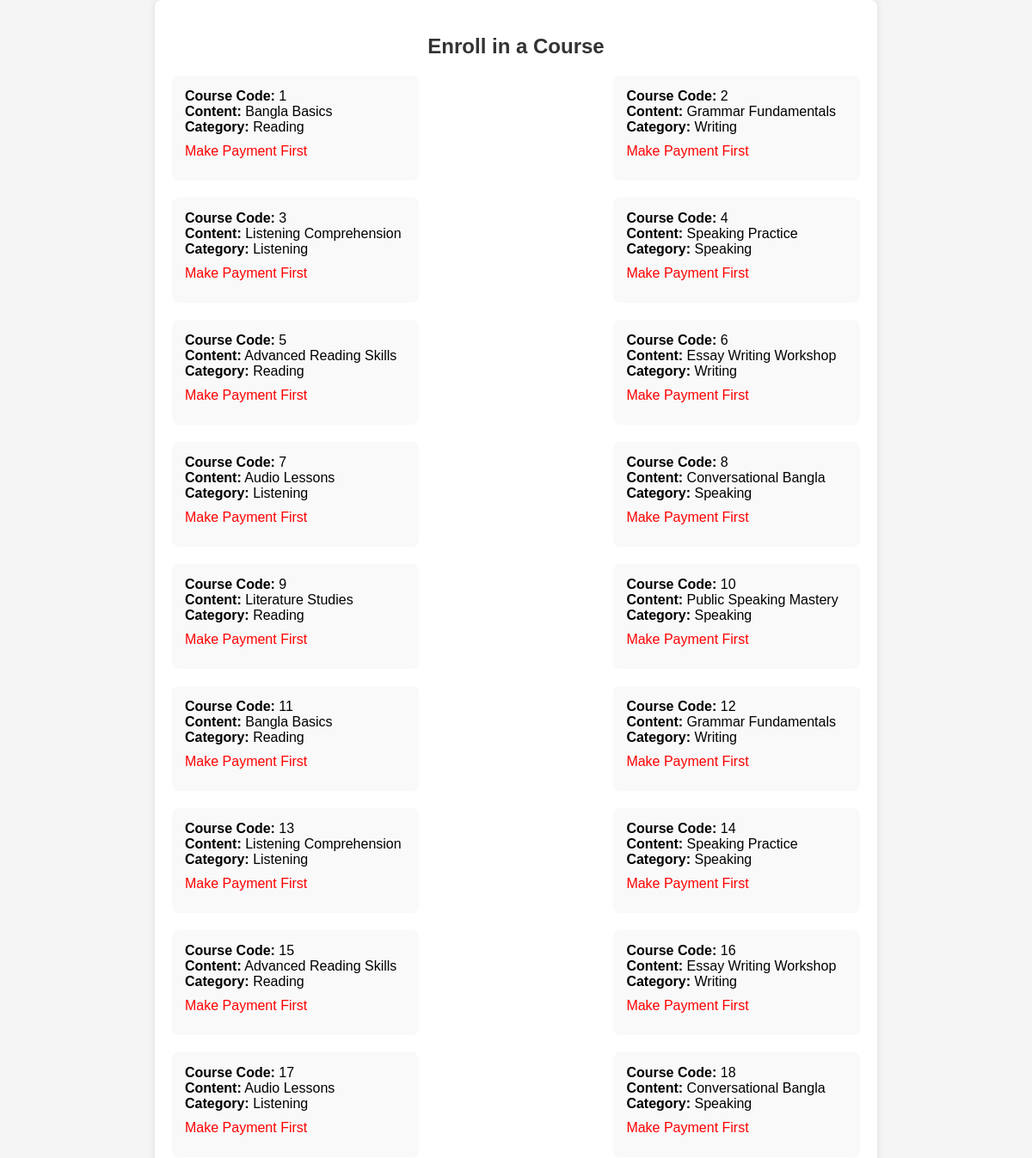
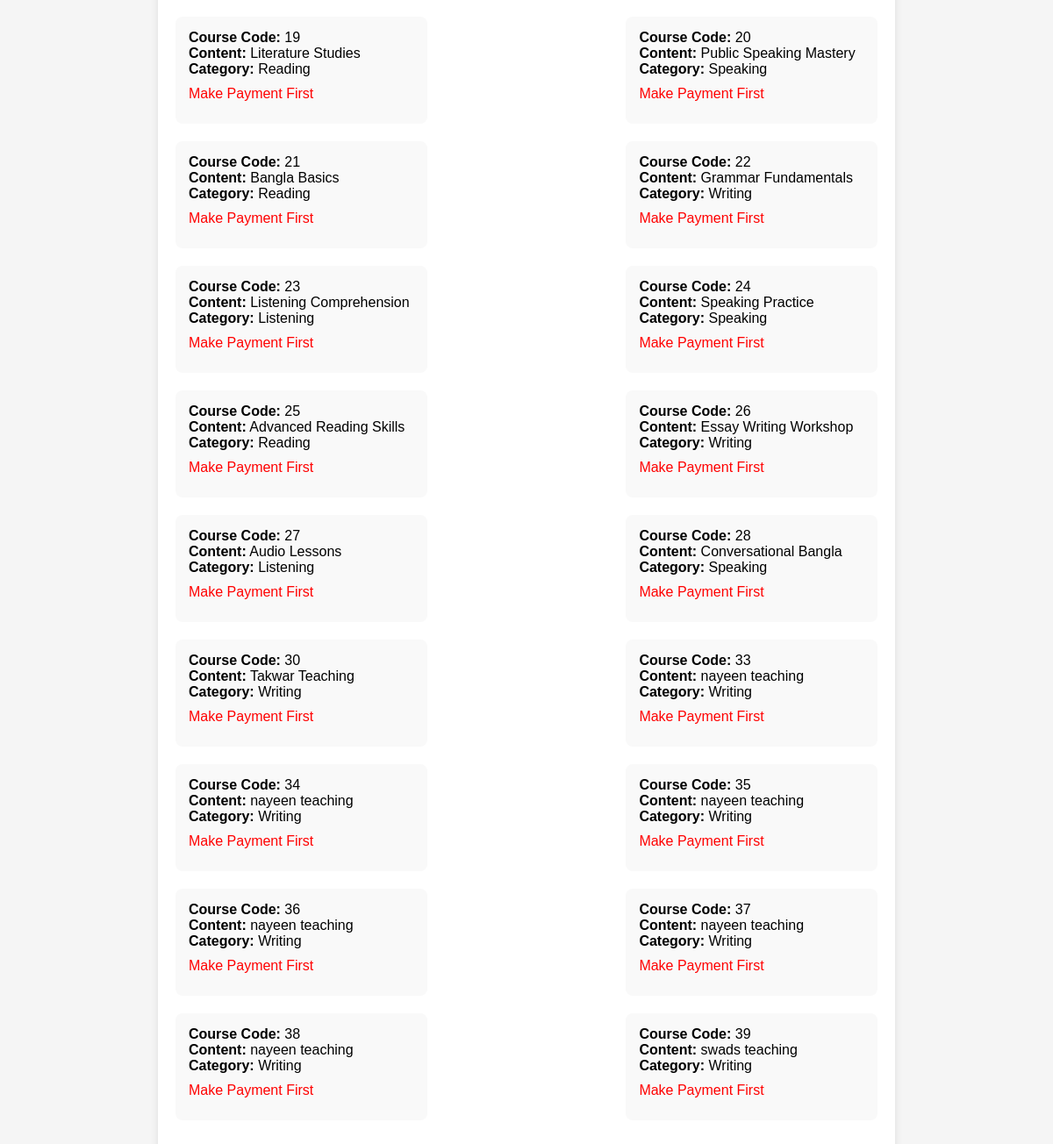
Screenshot of /enroll_course.php with the database file from the repository (2 pictures, top to bottom).
### tables this page shows
CREATE TABLE `courses` (
  `Course_code` int(11) NOT NULL,
  `Content` text DEFAULT NULL,
  `Category` enum('Reading','Writing','Listening','Speaking') DEFAULT NULL
);

### get_courses.php (called while the page is built, shortened)
<?php
include('dbconnect.php');
$sql = "SELECT * FROM Courses";
$result = $conn->query($sql);
$courses = array();
if ($result->num_rows > 0) {
    while ($row = $result->fetch_assoc()) {
        $courses[] = $row;
    }
}
?>

### enroll_course.php (the view, shortened to what this page needs)
<!DOCTYPE html>
<html lang="en">
<head>
</head>
<body>
    <div class="container">
        <h2>Enroll in a Course</h2>
        <?php include 'get_courses.php'; ?>
        <?php if (!empty($courses)) : ?>
            <ul>
                <?php foreach ($courses as $course) : ?>
                    <li>
                        <strong>Course Code:</strong> <?php echo $course['Course_code']; ?><br>
                        <strong>Content:</strong> <?php echo $course['Content']; ?><br>
                        <strong>Category:</strong> <?php echo $course['Category']; ?><br>
                        <?php if ($_SESSION['Membership_status'] == 'Active') : ?>
                            <form action="enroll.php" method="POST">
                                <input type="hidden" name="course_code" value="<?php echo $course['Course_code']; ?>">
                                <input type="submit" value="Enroll">
                            </form>
                        <?php else : ?>
                            <p>Make Payment First</p>
                        <?php endif; ?>
                    </li>
                <?php endforeach; ?>
            </ul>
        <?php else : ?>
            <p>No courses available at the moment.</p>
        <?php endif; ?>
    </div>
</body>
</html>

### enroll_course.php (style rules this page uses)
body { font-family: Arial, sans-serif; margin: 0; padding: 0; background-color: #f5f5f5; }
.container { max-width: 800px; margin: 0 auto; padding: 20px; background-color: #fff; border-radius: 8px; box-shadow: 0 0 10px rgba(0, 0, 0, 0.1); }
h2 { color: #333; text-align: center; margin-bottom: 20px; }
ul { list-style-type: none; padding: 0; display: flex; flex-wrap: wrap; justify-content: space-between; }
li { width: calc(33.33% - 10px); background-color: #f9f9f9; padding: 15px; border-radius: 8px; margin-bottom: 20px; }
p { margin: 10px 0; color: #ff0000; }

### rows the page displays
courses: Course_code "1", Content "Bangla Basics", Category "Reading"
courses: Course_code "2", Content "Grammar Fundamentals", Category "Writing"
courses: Course_code "3", Content "Listening Comprehension", Category "Listening"
courses: Course_code "4", Content "Speaking Practice", Category "Speaking"
courses: Course_code "5", Content "Advanced Reading Skills", Category "Reading"
courses: Course_code "6", Content "Essay Writing Workshop", Category "Writing"
courses: Course_code "7", Content "Audio Lessons", Category "Listening"
courses: Course_code "8", Content "Conversational Bangla", Category "Speaking"
courses: Course_code "9", Content "Literature Studies", Category "Reading"
courses: Course_code "10", Content "Public Speaking Mastery", Category "Speaking"
courses: Course_code "11", Content "Bangla Basics", Category "Reading"
courses: Course_code "12", Content "Grammar Fundamentals", Category "Writing"
courses: Course_code "13", Content "Listening Comprehension", Category "Listening"
courses: Course_code "14", Content "Speaking Practice", Category "Speaking"
courses: Course_code "15", Content "Advanced Reading Skills", Category "Reading"
courses: Course_code "16", Content "Essay Writing Workshop", Category "Writing"
courses: Course_code "17", Content "Audio Lessons", Category "Listening"
courses: Course_code "18", Content "Conversational Bangla", Category "Speaking"
courses: Course_code "19", Content "Literature Studies", Category "Reading"
courses: Course_code "20", Content "Public Speaking Mastery", Category "Speaking"
courses: Course_code "21", Content "Bangla Basics", Category "Reading"
courses: Course_code "22", Content "Grammar Fundamentals", Category "Writing"
courses: Course_code "23", Content "Listening Comprehension", Category "Listening"
courses: Course_code "24", Content "Speaking Practice", Category "Speaking"
courses: Course_code "25", Content "Advanced Reading Skills", Category "Reading"
courses: Course_code "26", Content "Essay Writing Workshop", Category "Writing"
courses: Course_code "27", Content "Audio Lessons", Category "Listening"
courses: Course_code "28", Content "Conversational Bangla", Category "Speaking"
courses: Course_code "30", Content "Takwar Teaching", Category "Writing"
courses: Course_code "33", Content "nayeen teaching", Category "Writing"
courses: Course_code "34", Content "nayeen teaching", Category "Writing"
courses: Course_code "35", Content "nayeen teaching", Category "Writing"
courses: Course_code "36", Content "nayeen teaching", Category "Writing"
courses: Course_code "37", Content "nayeen teaching", Category "Writing"
courses: Course_code "38", Content "nayeen teaching", Category "Writing"
courses: Course_code "39", Content "swads teaching", Category "Writing"
